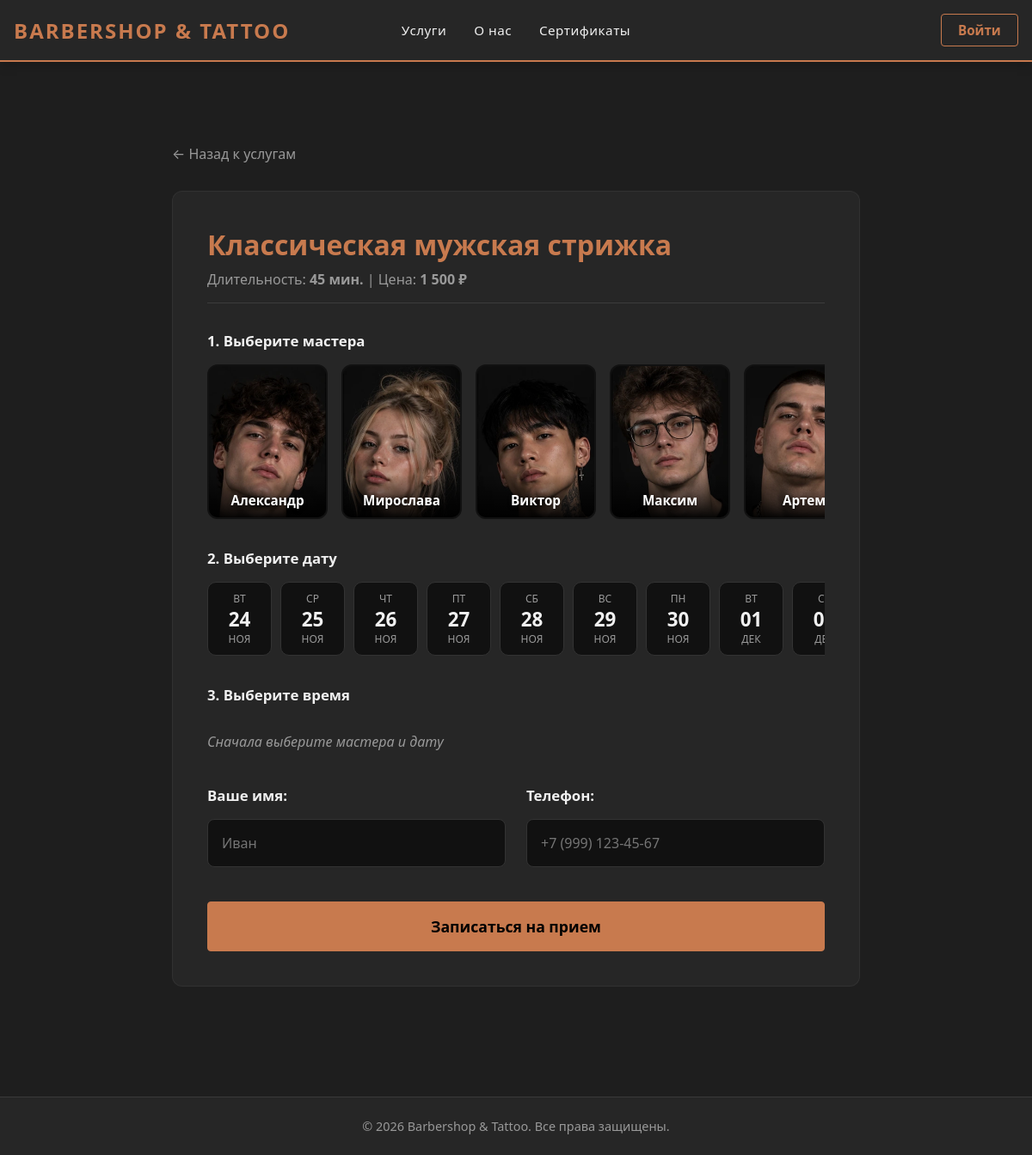
Page /booking/index.php?service_id=1 on the committed database.
### tables this page shows
CREATE TABLE `services` (
  `id` int NOT NULL,
  `category` varchar(50) NOT NULL,
  `sort_order` int DEFAULT '0',
  `name` varchar(100) NOT NULL,
  `price` decimal(10,2) NOT NULL,
  `duration` int NOT NULL,
  `type` enum('fixed','area','zone') DEFAULT 'fixed',
  `is_active` tinyint(1) DEFAULT '1'
);

CREATE TABLE `masters` (
  `id` int NOT NULL,
  `user_id` int DEFAULT NULL,
  `name` varchar(100) NOT NULL,
  `specialization` varchar(255) NOT NULL,
  `avatar` varchar(255) DEFAULT NULL,
  `is_active` tinyint(1) DEFAULT '1'
);

### components/booking-form/component.php (the view, shortened to what this page needs)
<?php
function renderBookingForm($service, $availableMasters, $currentUser = null, $certificates = []) {
    ?>
    <div class="booking-wrapper">
        <a href="/services/" class="booking-back">← Назад к услугам</a>
        <div class="booking-card">
            <h1 class="booking-title"><?= htmlspecialchars($service['name']) ?></h1>
            <p class="booking-meta">
                Длительность: <strong><?= $service['duration'] ?> мин.</strong> |
                Цена: <strong><?= number_format($service['price'], 0, '', ' ') ?> ₽ <?= $service['type'] === 'area' ? '/ см²' : '' ?></strong>
            </p>
            <?php if (empty($availableMasters)): ?>
                <p class="booking-error">К сожалению, на эту услугу пока нет доступных мастеров.</p>
            <?php else: ?>
                <form action="/actions/process_booking.php" method="POST" class="booking-form" id="bookingForm" data-service-price="<?= (float)$service['price'] ?>">
                    <div class="form-group">
                        <label>1. Выберите мастера</label>
                        <div class="masters-grid">
                            <?php foreach ($availableMasters as $master): ?>
                                <div class="master-card" data-id="<?= $master['id'] ?>">
                                    <div class="master-avatar">
                                        <?php if (!empty($master['avatar'])): ?>
                                            <img src="<?= htmlspecialchars($master['avatar']) ?>" alt="<?= htmlspecialchars($master['name']) ?>">
                                        <?php else: ?>
                                            <div class="avatar-placeholder"><?= mb_substr($master['name'], 0, 1) ?></div>
                                        <?php endif; ?>
                                    </div>
                                    <span class="master-name"><?= htmlspecialchars($master['name']) ?></span>
                                </div>
                            <?php endforeach; ?>
                        </div>
                    </div>
                    <div class="form-group">
                        <label>2. Выберите дату</label>
                        <div class="dates-strip">
                            <?php
                            $months = ['Янв','Фев','Мар','Апр','Май','Июн','Июл','Авг','Сен','Окт','Ноя','Дек'];
                            $weekdays = ['Вс','Пн','Вт','Ср','Чт','Пт','Сб'];
                            for ($i = 0; $i < 14; $i++):
                                $time = strtotime("+$i days");
                                $dateVal = date('Y-m-d', $time);
                                $day = date('d', $time);
                                $wd = $weekdays[date('w', $time)];
                                $m = $months[date('n', $time) - 1];
                                ?>
                                <div class="date-card" data-date="<?= $dateVal ?>">
                                    <span class="date-wd"><?= $wd ?></span>
                                    <span class="date-day"><?= $day ?></span>
                                    <span class="date-m"><?= $m ?></span>
                                </div>
                            <?php endfor; ?>
                        </div>
                    </div>
                    <div class="form-group">
                        <label>3. Выберите время</label>
                        <div class="time-grid" id="timeGrid">
                            <p class="empty-times">Сначала выберите мастера и дату</p>
                        </div>
                    </div>
                    <?php if ($currentUser): ?>
                        <div class="form-row">
                            <div class="form-group">
                                <label>Ваше имя:</label>
                                <input type="text" value="<?= htmlspecialchars($currentUser['name']) ?>" readonly class="form-control readonly-input">
                            </div>
                            <div class="form-group">
                                <label>Телефон:</label>
                                <input type="tel" value="<?= htmlspecialchars($currentUser['phone']) ?>" readonly class="form-control readonly-input">
                            </div>
                        </div>
                    <?php else: ?>
                        <div class="form-row">
                            <div class="form-group">
                                <label>Ваше имя:</label>
                                <input type="text" name="client_name" required placeholder="Иван" class="form-control">
                            </div>
                            <div class="form-group">
                                <label>Телефон:</label>
                                <input type="tel" name="client_phone" required placeholder="+7 (999) 123-45-67" class="form-control">
                            </div>
                        </div>
                    <?php endif; ?>
                    <button type="submit" class="btn-submit">Записаться на прием</button>
                </form>
            <?php endif; ?>
        </div>
    </div>
    <?php
    return ob_get_clean();
}

### template/style.css (style rules this page uses)
:root { --accent-color: #c87a4e; --bg-main: #1e1e1e; --bg-surface: #262626; --text-main: #f0f0f0; --text-muted: #999999; }
* { margin: 0; padding: 0; box-sizing: border-box; font-family: system-ui, -apple-system, sans-serif; }
body { background-color: var(--bg-main); color: var(--text-main); display: flex; flex-direction: column; min-height: 100vh; }

### template/components/booking-form/style.css (style rules this page uses)
.booking-wrapper { max-width: 800px; margin: 4rem auto; }
.booking-back { color: var(--text-muted); text-decoration: none; margin-bottom: 2rem; display: inline-block; transition: color 0.3s; }
.booking-card { background: var(--bg-surface); padding: 2.5rem; border-radius: 12px; border: 1px solid rgba(255, 255, 255, 0.05); }
.booking-title { color: var(--accent-color); margin-bottom: 0.5rem; font-size: 2rem; }
.booking-meta { color: var(--text-muted); margin-bottom: 2rem; padding-bottom: 1rem; border-bottom: 1px solid rgba(255, 255, 255, 0.1); }
.booking-form { display: flex; flex-direction: column; gap: 1.5rem; }
.form-group { display: flex; flex-direction: column; gap: 0.5rem; }
.form-group > label { color: var(--text-main); font-weight: 600; font-size: 1.05rem; margin-bottom: 0.5rem; }
.form-control { width: 100%; padding: 1rem; background: #111; border: 1px solid #333; color: #fff; border-radius: 8px; font-size: 1rem; font-family: inherit; transition: border-color 0.3s; }
.form-row { display: grid; grid-template-columns: 1fr 1fr; gap: 1.5rem; }
.btn-submit { width: 100%; padding: 1rem; background: var(--accent-color); color: #000; border: 1px solid var(--accent-color); border-radius: 4px; font-size: 1.1rem; font-weight: 700; cursor: pointer; transition: all 0.3s ease; margin-top: 1rem; }
.masters-grid { display: flex; gap: 1rem; overflow-x: auto; padding-bottom: 10px; }
.master-card { position: relative; min-width: 140px; height: 180px; border-radius: 12px; overflow: hidden; cursor: pointer; border: 2px solid transparent; transition: all 0.3s ease; background: #111; flex-shrink: 0; }
.master-avatar { position: absolute; inset: 0; width: 100%; height: 100%; }
.master-avatar img { width: 100%; height: 100%; object-fit: cover; object-position: center 20%; }
.master-name { position: absolute; bottom: 0; left: 0; width: 100%; padding: 20px 10px 10px; background: linear-gradient(to top, rgba(0, 0, 0, 0.95) 0%, transparent 100%); color: #fff; font-weight: 600; font-size: 0.95rem; text-align: center; z-index: 2; text-shadow: 0 2px 4px rgba(0, 0, 0, 0.5); }
.dates-strip { display: flex; gap: 10px; overflow-x: auto; padding-bottom: 10px; }
.date-card { background: #111; border: 1px solid #333; border-radius: 10px; min-width: 75px; padding: 10px; display: flex; flex-direction: column; align-items: center; cursor: pointer; transition: all 0.3s ease; flex-shrink: 0; }
.date-wd { font-size: 0.75rem; color: var(--text-muted); text-transform: uppercase; margin-bottom: 5px; transition: color 0.3s; }
.date-day { font-size: 1.4rem; font-weight: 800; color: var(--text-main); line-height: 1; transition: color 0.3s; }
.date-m { font-size: 0.75rem; color: var(--text-muted); margin-top: 3px; text-transform: uppercase; transition: color 0.3s; }
.time-grid { display: grid; grid-template-columns: repeat(auto-fill, minmax(75px, 1fr)); gap: 10px; }
.empty-times, .loading-text, .error-text { color: var(--text-muted); font-style: italic; grid-column: 1 / -1; padding: 1rem 0; }

### rows in the picture
services: name "Классическая мужская стрижка", duration "45", price "1 500"
masters: avatar (picture), name "Александр"
masters: avatar (picture), name "Мирослава"
masters: avatar (picture), name "Виктор"
masters: avatar (picture), name "Максим"
masters: avatar (picture), name "Артем"

### other values in the picture
$wd "ВТ"
$day "24"
$m "НОЯ"
$wd "СР"
$day "25"
$wd "ЧТ"
$day "26"
$wd "ПТ"
$day "27"
$wd "СБ"
$day "28"
$wd "ВС"
$day "29"
$wd "ПН"
$day "30"
